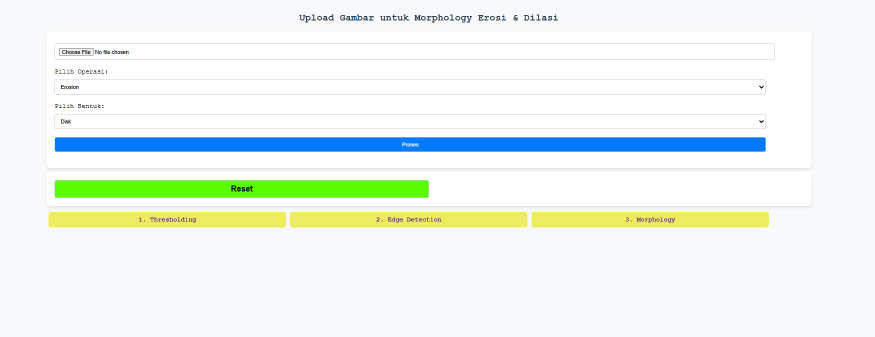
#> input picture website-images/morphology.png, 1749 x 673 px (shown at 1/2 size)
$ python -i image.py   (imports and definitions only)   (older library calls are emulated)
#> lines starting #> are read from the running program, lines starting #| are printed output that depends on the picture
#> further down, picture is the input picture: shape (673, 1749, 3); mean B, G, R 239.5, 245.1, 236.9
from flask import Flask, render_template, request, redirect, url_for
import os
import cv2
import numpy as np
import matplotlib
# [1 line not run here, left out]
import matplotlib.pyplot as plt

# [1 line not run here, left out]
UPLOAD_FOLDER = 'static'
# [1 line that did not run here, left out]

# [21 lines left out: functions canny_edge_detection, prewitt_edge_detection, sobel_edge_detection, not called in this run]

def roberts_edge_detection(image):
    gray = cv2.cvtColor(image, cv2.COLOR_BGR2GRAY)
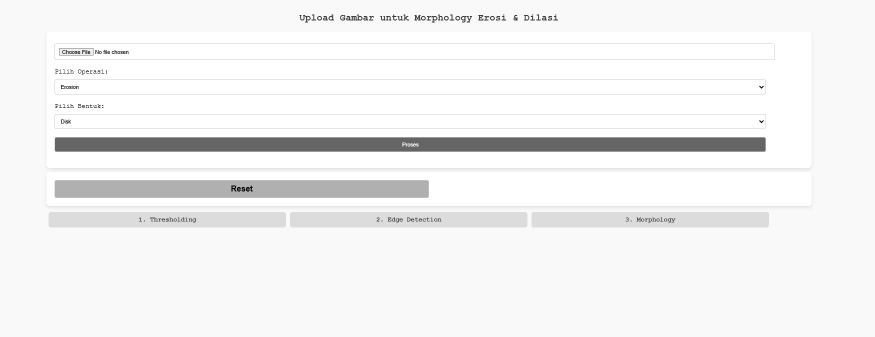
#> gray: shape (673, 1749) (shown at 1/2 size); min 0, max 255, mean 242.1
    kernelx = np.array([[1, 0], [0, -1]])
    kernely = np.array([[0, 1], [-1, 0]])
    x = cv2.filter2D(gray, -1, kernelx)
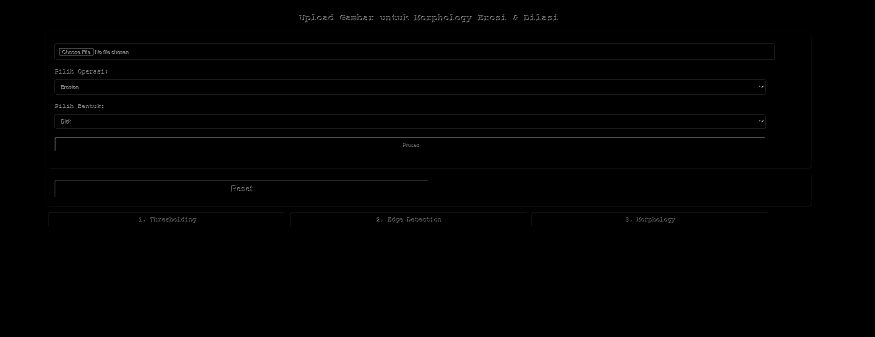
#> x: shape (673, 1749) (shown at 1/2 size); min 0, max 255, mean 1.1
    y = cv2.filter2D(gray, -1, kernely)
    edges = cv2.addWeighted(x, 0.5, y, 0.5, 0)
    return edges

# [36 lines that did not run here, left out]

# [11 lines that did not run here, left out]


# [49 lines that did not run here, left out]

# [17 lines that did not run here, left out]


# [66 lines that did not run here, left out]

# [11 lines that did not run here, left out]

# [101 lines that did not run here, left out]

# [11 lines that did not run here, left out]

# [2 lines not run here, left out]

>>> import cv2
>>> picture = cv2.imread('website-images/morphology.png')
>>> result = roberts_edge_detection(picture)
